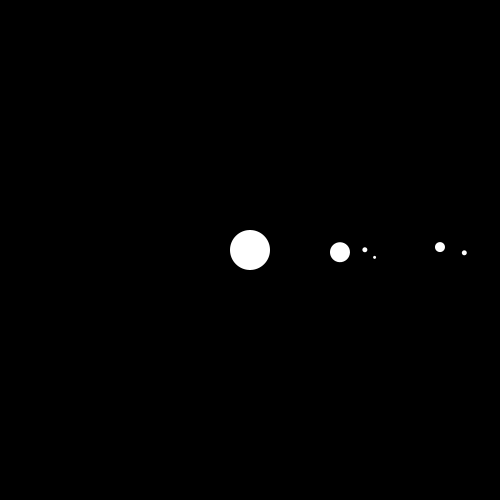
Frame 1 (no input)
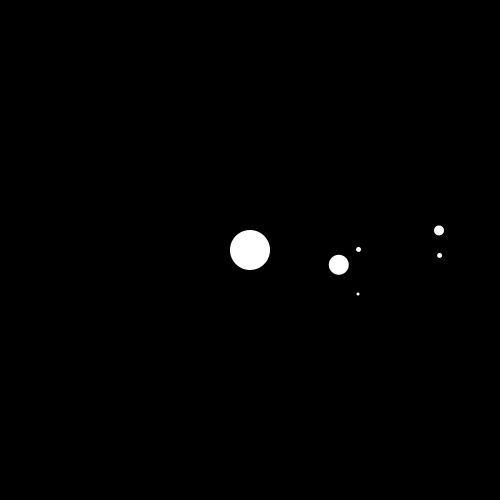
Frame 60 (the mouse pressed at the canvas centre just before this capture)
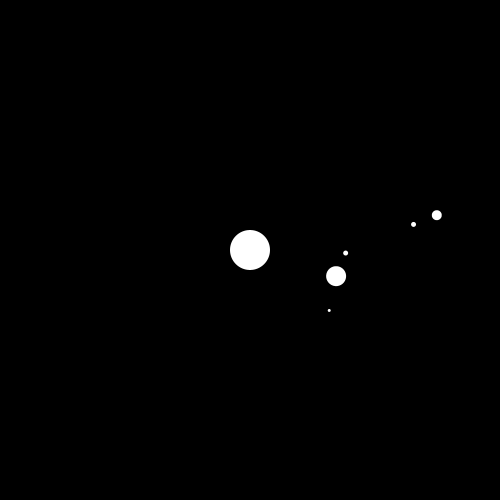
Frame 120 (the mouse held since frame 60 and released just before this capture)

The Processing sketch that drew these frames (run headless with seeded random() and noise(); from frame 60 on, the mouse is pressed at the canvas centre):

// Processing sketch: processing_60804
// ── processing_60804.pde

void setup() {
  size(500, 500);
  smooth();
}


void draw() { 
  background(0);

  translate(width/2, height/2);   // Move coordinate system to center of sketch
  scale(0.5);
  
  fill(255);
  noStroke();
  ellipseMode(CENTER);
  ellipse(0, 0, 80, 80);

  pushMatrix();
  rotate(millis() * 0.001 * TWO_PI / 50.0);   
  translate(180, 0); // Move away from the center

  ellipse(0, 0, 40, 40);


  pushMatrix();
    rotate((millis() * 0.001 * TWO_PI / 10.0) * -1);    // One revolution every second
    translate(50, 0); // Move away from the center

    ellipse(0, 0, 10, 10);
  popMatrix();

  pushMatrix();
    rotate((millis() * 0.001 * TWO_PI / 10.0) );    // One revolution every second
    translate(70, 0); // Move away from the center

    ellipse(0, 0, 6, 6);
  popMatrix();
  popMatrix();
  
    pushMatrix();
  rotate((millis() * 0.001 * TWO_PI / 80.0) * -1);   
  translate(380, 0); // Move away from the center

  ellipse(0, 0, 20, 20);


  pushMatrix();
    rotate(millis() * 0.001 * TWO_PI / 5.0);    // One revolution every second
    translate(50, 0); // Move away from the center

    ellipse(0, 0, 10, 10);
  popMatrix();
  popMatrix();

  
  
}
